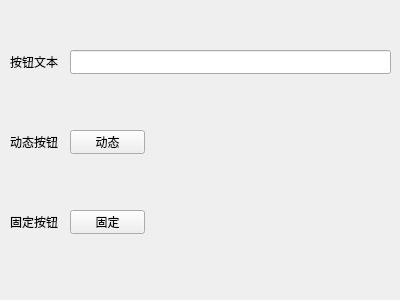
<?xml version="1.0" encoding="UTF-8"?>
<ui version="4.0">
 <class>Widget</class>
 <widget class="QWidget" name="Widget">
  <property name="geometry">
   <rect>
    <x>0</x>
    <y>0</y>
    <width>400</width>
    <height>300</height>
   </rect>
  </property>
  <property name="windowTitle">
   <string>Widget</string>
  </property>
  <widget class="QLabel" name="label_1">
   <property name="geometry">
    <rect>
     <x>10</x>
     <y>50</y>
     <width>54</width>
     <height>24</height>
    </rect>
   </property>
   <property name="text">
    <string>按钮文本</string>
   </property>
  </widget>
  <widget class="QLineEdit" name="lineEdit">
   <property name="geometry">
    <rect>
     <x>70</x>
     <y>50</y>
     <width>321</width>
     <height>24</height>
    </rect>
   </property>
  </widget>
  <widget class="QLabel" name="label_2">
   <property name="geometry">
    <rect>
     <x>10</x>
     <y>130</y>
     <width>54</width>
     <height>24</height>
    </rect>
   </property>
   <property name="text">
    <string>动态按钮</string>
   </property>
  </widget>
  <widget class="QPushButton" name="pushButtonDynamic">
   <property name="geometry">
    <rect>
     <x>70</x>
     <y>130</y>
     <width>75</width>
     <height>24</height>
    </rect>
   </property>
   <property name="text">
    <string>动态</string>
   </property>
  </widget>
  <widget class="QLabel" name="label_3">
   <property name="geometry">
    <rect>
     <x>10</x>
     <y>210</y>
     <width>54</width>
     <height>24</height>
    </rect>
   </property>
   <property name="text">
    <string>固定按钮</string>
   </property>
  </widget>
  <widget class="QPushButton" name="pushButtonFixed">
   <property name="geometry">
    <rect>
     <x>70</x>
     <y>210</y>
     <width>75</width>
     <height>24</height>
    </rect>
   </property>
   <property name="text">
    <string>固定</string>
   </property>
  </widget>
 </widget>
 <layoutdefault spacing="6" margin="11"/>
 <resources/>
 <connections/>
</ui>
